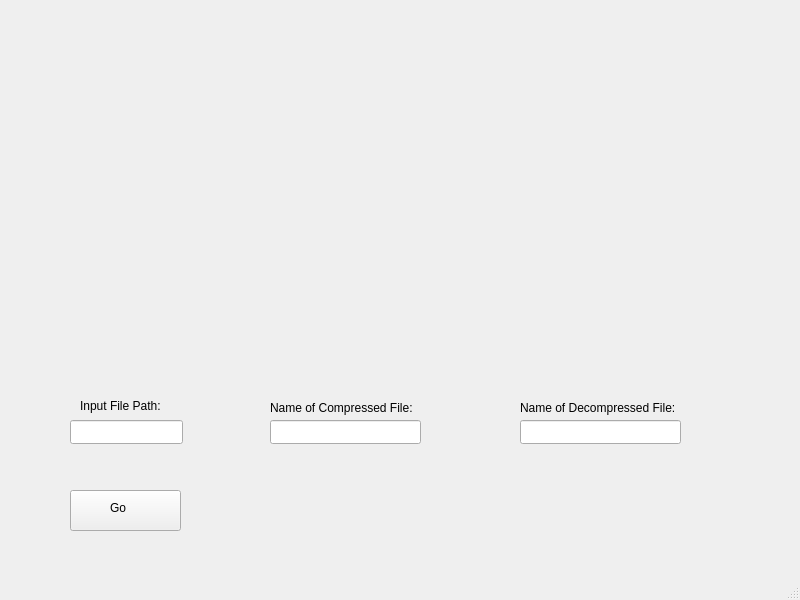
<?xml version="1.0" encoding="UTF-8"?>
<ui version="4.0">
 <class>MainWindow</class>
 <widget class="QMainWindow" name="MainWindow">
  <property name="geometry">
   <rect>
    <x>0</x>
    <y>0</y>
    <width>800</width>
    <height>600</height>
   </rect>
  </property>
  <property name="windowTitle">
   <string>MainWindow</string>
  </property>
  <widget class="QWidget" name="centralwidget">
   <widget class="QPushButton" name="compressButton">
    <property name="geometry">
     <rect>
      <x>70</x>
      <y>490</y>
      <width>111</width>
      <height>41</height>
     </rect>
    </property>
    <property name="autoFillBackground">
     <bool>false</bool>
    </property>
    <property name="styleSheet">
     <string notr="true"/>
    </property>
    <property name="text">
     <string/>
    </property>
   </widget>
   <widget class="QLineEdit" name="lineEdit">
    <property name="geometry">
     <rect>
      <x>70</x>
      <y>420</y>
      <width>113</width>
      <height>24</height>
     </rect>
    </property>
    <property name="text">
     <string/>
    </property>
   </widget>
   <widget class="QLineEdit" name="lineEdit_2">
    <property name="geometry">
     <rect>
      <x>270</x>
      <y>420</y>
      <width>151</width>
      <height>24</height>
     </rect>
    </property>
    <property name="text">
     <string/>
    </property>
   </widget>
   <widget class="QLineEdit" name="lineEdit_3">
    <property name="geometry">
     <rect>
      <x>520</x>
      <y>420</y>
      <width>161</width>
      <height>24</height>
     </rect>
    </property>
    <property name="text">
     <string/>
    </property>
   </widget>
   <widget class="QLabel" name="label">
    <property name="geometry">
     <rect>
      <x>80</x>
      <y>390</y>
      <width>101</width>
      <height>31</height>
     </rect>
    </property>
    <property name="text">
     <string>Input File Path:</string>
    </property>
   </widget>
   <widget class="QLabel" name="label_2">
    <property name="geometry">
     <rect>
      <x>270</x>
      <y>400</y>
      <width>161</width>
      <height>16</height>
     </rect>
    </property>
    <property name="text">
     <string>Name of Compressed File:</string>
    </property>
   </widget>
   <widget class="QLabel" name="label_3">
    <property name="geometry">
     <rect>
      <x>520</x>
      <y>400</y>
      <width>161</width>
      <height>16</height>
     </rect>
    </property>
    <property name="text">
     <string>Name of Decompressed File:</string>
    </property>
   </widget>
   <widget class="QLabel" name="label_4">
    <property name="geometry">
     <rect>
      <x>110</x>
      <y>500</y>
      <width>16</width>
      <height>16</height>
     </rect>
    </property>
    <property name="text">
     <string>Go</string>
    </property>
   </widget>
   <widget class="QLabel" name="info">
    <property name="geometry">
     <rect>
      <x>240</x>
      <y>480</y>
      <width>251</width>
      <height>71</height>
     </rect>
    </property>
    <property name="text">
     <string/>
    </property>
   </widget>
  </widget>
  <widget class="QMenuBar" name="menubar">
   <property name="geometry">
    <rect>
     <x>0</x>
     <y>0</y>
     <width>800</width>
     <height>21</height>
    </rect>
   </property>
  </widget>
  <widget class="QStatusBar" name="statusbar"/>
 </widget>
 <resources/>
 <connections/>
</ui>
